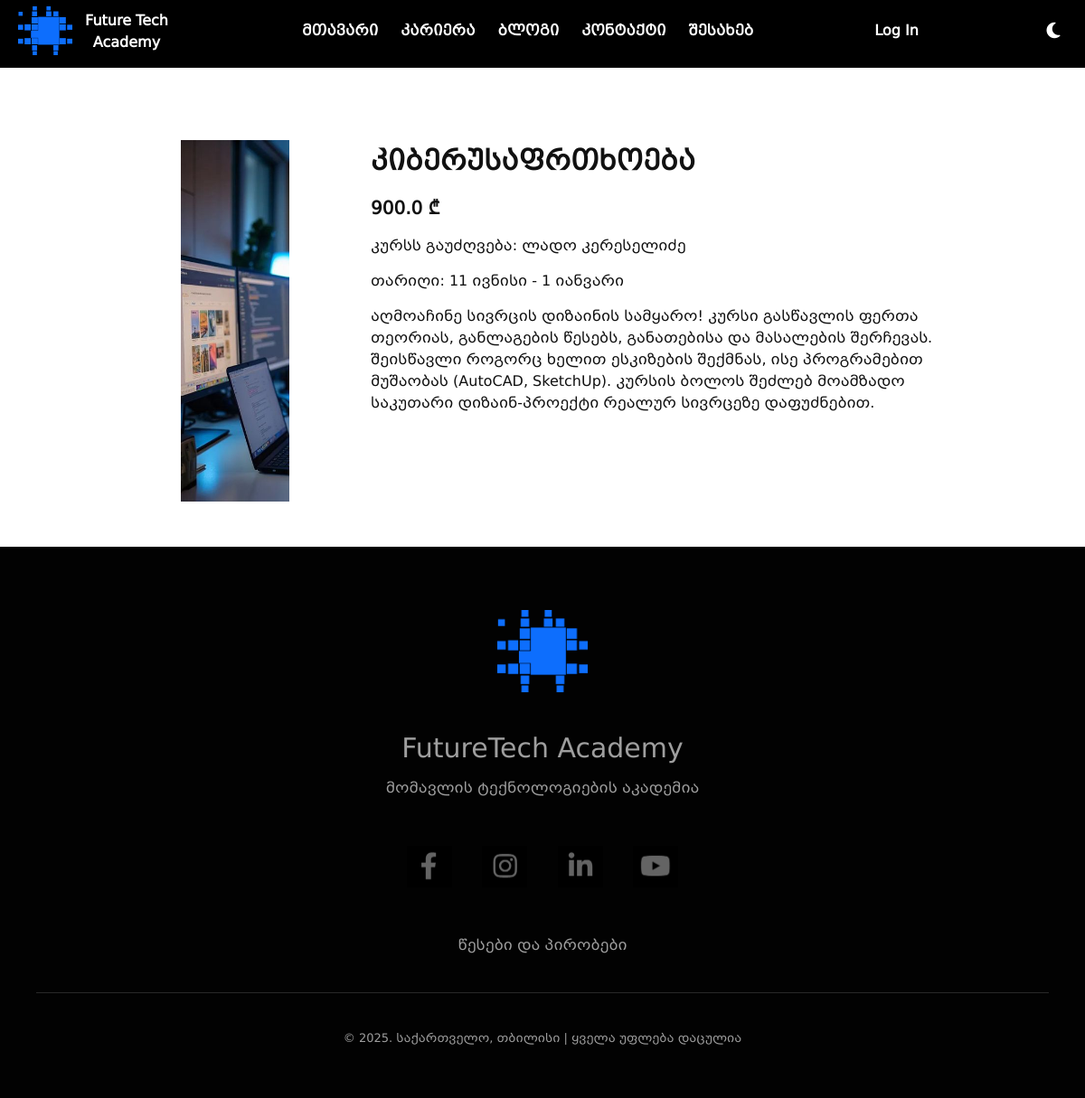
The app's page /view/4 with its own data.
### src/models/course.py (models this page shows, shortened)
class Course(BaseModel):
    __tablename__ = "courses"
    id = db.Column(db.Integer, primary_key=True)
    name = db.Column(db.String(100))
    price = db.Column(db.Float)
    prof = db.Column(db.String(100))
    img = db.Column(db.String(300))
    description = db.Column(db.String(1000))
    date = db.Column(db.String(50))
    user_courses = db.relationship("UserCourse", back_populates="course")

### src/views/course/routes.py (the view)
@course_blueprint.route("/view/<int:courses_id>")
def view_course(courses_id):
    chosen_course = Course.query.get(courses_id)
    return render_template("course/view_course.html", course=chosen_course)

### src/templates/course/view_course.html (shortened to what this page needs)
{% extends "partials/base.html" %}
{% block content %}
<div class="header-div" style="display: block; background-color: black;"></div>
<div class="course-info">
    <div class="prof"><img src="/static/upload/{{ course.img }}" alt="Course Professor"></div>
    <div class="course-description">
        <div class="title">{{ course.name }}</div>
        <div class="price">{{ course.price }} ₾</div>
        <div class="prof-name">კურსს გაუძღვება: {{ course.prof }}</div>
        <div class="date">თარიღი: {{ course.date }}</div>
        <div class="course-information">{{ course.description }}</div>
    </div>
</div>
{% endblock %}

### src/static/styles/css/style.css (style rules this page uses)
body { background-color: #fff; color: #111; }
* { margin: 0; padding: 0; box-sizing: border-box; }
body { font-family: "BPG Mrgvlovani Caps"; text-align: center; }
.header-div { display: none; height: 75px; background-color: transparent; }
.course-info { display: flex; justify-content: center; display: flex; padding: 80px 160px 50px 200px; width: 100%; gap: 90px; }
.course-info .prof { width: 400px; height: 400px; overflow: hidden; }
.course-info .prof img { width: 400px; height: 400px; -o-object-fit: cover; object-fit: cover; }
.course-info .course-description { max-width: 630px; text-align: left; display: flex; flex-direction: column; gap: 15px; }
.course-info .course-description .title { font-size: 30px; font-weight: bold; }
.course-info .course-description .price { font-size: 20px; font-weight: bold; }
.course-info .course-description .course-information, .course-info .course-description .prof-name, .course-info .course-description .date { font-family: "BPG Mrgvlovani"; }

### records on screen
Course: img (picture), name "კიბერუსაფრთხოება", price "900.0", prof "ლადო კერესელიძე", date "11 ივნისი - 1 იანვარი", description "აღმოაჩინე სივრცის დიზაინის სამყარო! კურსი გასწავლის ფერთა თეორიას, განლაგების წესებს, განათებისა და მასალების შერჩევას. შეისწავლი როგორც ხელით ესკიზების შექმნას, ისე პროგრამებით მუშაობას (AutoCAD, SketchUp). კურსის ბოლოს შეძლებ მოამზადო საკუთარი დიზაინ-პროექტი რეალურ სივრცეზე დაფუძნებით."
